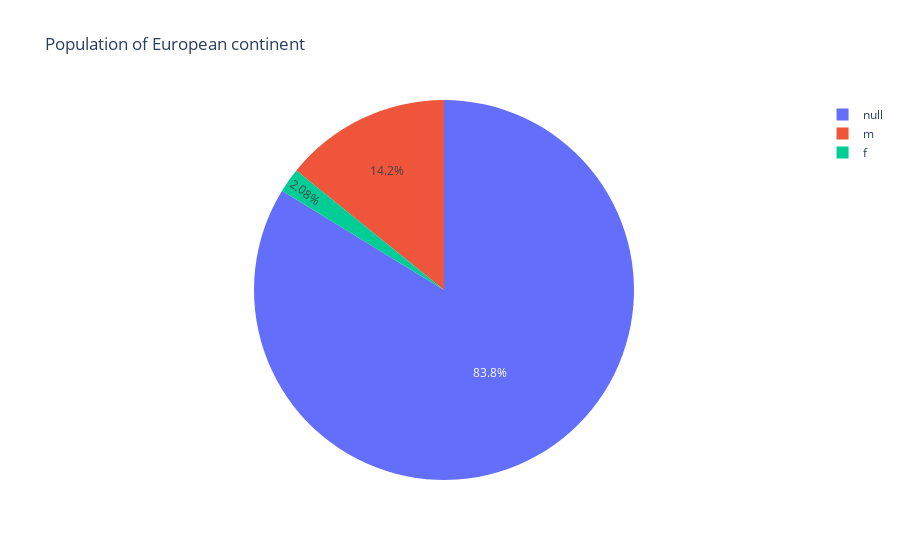

The notebook cell this image was saved under:
### Markdown cell above
### repartition des genres, country, level_of_ed

### Code cell
# pieplot du nb de genre
fig = px.pie(data_by_user, 
             values='nb_mooc', 
             names='gender', 
             title='Répartition des genres des users')
fig.show()

### Figure 1 — Plotly figure (JSON) as saved in the notebook; plotly's stock layout.template omitted (floating-point values rounded to 4 significant figures; data arrays with more than 128 entries replaced by an {"elided": "..."} marker saying what was removed)
{"data": [{"domain": {"x": [0, 1], "y": [0, 1]}, "hovertemplate": "gender=%{label}<br>nb_mooc=%{value}<extra></extra>", "labels": {"elided": "4329 str values"}, "legendgroup": "", "name": "", "showlegend": true, "type": "pie", "values": {"elided": "4329 int values"}}], "layout": {"legend": {"tracegroupgap": 0}, "title": {"text": "Population of European continent"}}}
